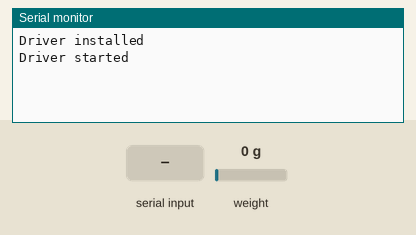
A sketch run on a simulated ESP32-S3. Parts: the last lines printed to the serial monitor. Inputs (shaded band) come from the test bench; at power-on: weight on the scale 0 g. No CAN messages arrive unless stated.

Above: at 2.2 s.
2.3 s: "1" received over the second serial link
At 2.9 s:
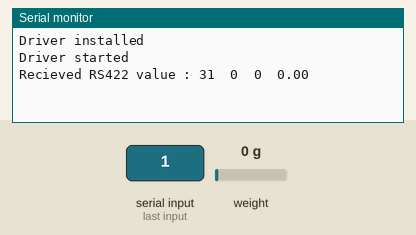
3.9 s: "0" received over the second serial link
At 4.9 s:
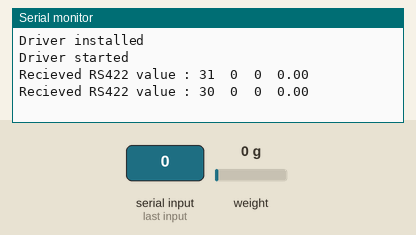

Measured:
- after the input at 2.3 s, the serial monitor: prints a new line after 0.11 s (image 1)
- after the input at 3.9 s, the serial monitor: prints a new line after 0.13 s (image 2)

The sketch:

esp32s3_ascender_2.ino
```cpp
#include <Arduino.h>
#include "driver/twai.h"
#include <driver/gpio.h>
#include "freertos/FreeRTOS.h"
#include "freertos/task.h"
#include "freertos/semphr.h"
#include "esp_err.h"

#include <HX711.h>


#define byteRead(x,n) ( * ( (unsigned char*)(&x) + n) )

// [TWAI]
// CAN tx: 47 rx: 21
twai_message_t SensorCan1, SensorCan2, SensorCan3, SensorCan4;
uint32_t twai_error_count = 0;
#define N_que 30

// float AbsEnc_position1 = 0.0;
// int AbsEnc_position1_int32 = 0;
// float RotEnc_position1 = 0.0;
// int RotEnc_position1_int32 = 0;
float loadcell_degree1 = 0.0;
int loadcell_degree1_int32 = 0;

// [Serial1] RS422 1
//define what pin rx2 tx2 is going to be
#define rx1 4
#define tx1 5
unsigned long timeout = 50; //50ms

// [Serial2] RS422 2
//define what pin rx2 tx2 is going to be
#define rx2 6
#define tx2 7

// [LoadCell]
#define calibration_factor1 -2180
#define dtout1 16  //DT 전선 연결
#define clk1 17    // SCLK 전선 연결
HX711 scale1;
float LoadCell_value1 = 0.0;

// [Encoder]
// [Rotary]
// const int RotaryEncoder1PinA = 13;
// const int RotaryEncoder1PinB = 12;

// volatile int RotaryEncoderPos1 = 0;
// int RotaryEncoderPinALast1 = LOW;
// float Rotary_Encoder_pos1 = 0.0;

// [Absolute]
// int AbsoluteEncoderPin1[10]{ 4, 5, 6, 7, 15, 18, 8, 9, 10, 11};
// int AbsoluteEncoder1[10];
// float AbsoluteEncoderPos1 = 0.0;
// float Absolute_Encoder_pos1 = 0.0;

// [RS422 abs Encoder]
struct SensorData {
  byte buffer1;
  byte buffer2;
  byte buffer3;
}data1, data2;
float RS422_Encoder_pos_1 = 0.0;
float RS422_Encoder_pos_2 = 0.0;

// // [Rotary Encoder Interupt]
// void IRAM_ATTR updateRotaryEncoder1() {  //IRAM_ATTR call interupt function
//   int RotaryEncoderPinAState1 = digitalRead(RotaryEncoder1PinA);

//   if (RotaryEncoderPinAState1 != RotaryEncoderPinALast1) {
//     if (digitalRead(RotaryEncoder1PinB) != RotaryEncoderPinAState1) {
//       RotaryEncoderPos1++;
//     } else {
//       RotaryEncoderPos1--;
//     }
//   }

//   RotaryEncoderPinALast1 = RotaryEncoderPinAState1;
// }

// [Functions]
void tx_to_esp();
float rx_from_RS422_1();
float rx_from_RS422_2();
void rx_from_loadcell();
void tx_CAN();
// void EMImu_CAN();
// void EBImu_Quaternion_CAN();
// void AbsEnc_CAN();
// void RotEnc_CAN();
void RS422Enc1_CAN();
void RS422Enc2_CAN();
void LoadCell_CAN();

// [Multitask]
TaskHandle_t Task1;

void setup() {
  xTaskCreatePinnedToCore(
    SENDCAN,         // task function
    "Task1",           // task name
    10000,             // stack size (word)
    NULL,              // task parameters
    0,                 // task priority
    &Task1,            // task handle
    0);                // exe core

  Serial.begin(115200);
  Serial1.begin(1000000, SERIAL_8N1, rx1, tx1);
  Serial2.begin(1000000, SERIAL_8N1, rx2, tx2);
  Serial1.setTimeout(timeout);
  Serial2.setTimeout(timeout);

  twai_general_config_t g_config = TWAI_GENERAL_CONFIG_DEFAULT(GPIO_NUM_47, GPIO_NUM_21, TWAI_MODE_NORMAL); //tx,rx
  twai_timing_config_t t_config = TWAI_TIMING_CONFIG_1MBITS();
  twai_filter_config_t f_config = TWAI_FILTER_CONFIG_ACCEPT_ALL();

  // Install TWAI driver
  if (twai_driver_install(&g_config, &t_config, &f_config) == ESP_OK)
  {
    printf("Driver installed\n");
  }
  else
  {
    printf("Failed to install driver\n");
    while(1){
      Serial.println("install error");
      ESP.restart();

    }
    return;
  }
  // Start TWAI driver
  if (twai_start() == ESP_OK)
  {
    printf("Driver started\n");
  }
  else
  {
    printf("Failed to start driver\n");
    while(1){
      Serial.println("install error");
      ESP.restart();

    }
    return;
  }

  // pinMode(RotaryEncoder1PinA, INPUT_PULLUP);
  // pinMode(RotaryEncoder1PinB, INPUT_PULLUP);

  // pinMode(AbsoluteEncoderPin1[0], INPUT_PULLUP);
  // pinMode(AbsoluteEncoderPin1[1], INPUT_PULLUP);
  // pinMode(AbsoluteEncoderPin1[2], INPUT_PULLUP);
  // pinMode(AbsoluteEncoderPin1[3], INPUT_PULLUP);
  // pinMode(AbsoluteEncoderPin1[4], INPUT_PULLUP);
  // pinMode(AbsoluteEncoderPin1[5], INPUT_PULLUP);
  // pinMode(AbsoluteEncoderPin1[6], INPUT_PULLUP);
  // pinMode(AbsoluteEncoderPin1[7], INPUT_PULLUP);
  // pinMode(AbsoluteEncoderPin1[8], INPUT_PULLUP);
  // pinMode(AbsoluteEncoderPin1[9], INPUT_PULLUP);

  // attachInterrupt(digitalPinToInterrupt(RotaryEncoder1PinA), updateRotaryEncoder1, CHANGE);

  scale1.begin(dtout1, clk1);
  scale1.set_scale(calibration_factor1);
  scale1.tare();


  SensorCan1.identifier = 0x2832; //RS 1
  SensorCan2.identifier = 0x2852; //RS 2
  // SensorCan3.identifier = 0x2852; //RS
  SensorCan4.identifier = 0x2862; //LOAD
  SensorCan1.extd = 1;
  SensorCan2.extd = 1;
  // SensorCan3.extd = 1;
  SensorCan4.extd = 1;
  SensorCan1.data_length_code = 8;
  SensorCan2.data_length_code = 8;
  // SensorCan3.data_length_code = 8;
  SensorCan4.data_length_code = 8;

}

void loop() {

  // AbsoluteEncoderPos1 = 0;

  // for (int i = 1; i <= 10; i++) {
  //   AbsoluteEncoder1[i] = digitalRead(AbsoluteEncoderPin1[i]);
  // }

  // for (int i = 0; i <= 9; i++) {
  //   AbsoluteEncoderPos1 = AbsoluteEncoderPos1 + AbsoluteEncoder1[i] * pow(2, i);
  //   //Serial.print(AbsoluteEncoder1[i]);
  // }


  rx_from_loadcell();

  RS422_Encoder_pos_1 = rx_from_RS422_1();
  RS422_Encoder_pos_2 = rx_from_RS422_2();


//  tx_to_esp();

  vTaskDelay(pdMS_TO_TICKS(1));

}

//======================================================
// void tx_to_esp() {
//   String msg_to_esp = "SRT";
//   msg_to_esp = msg_to_esp + ",";
//   msg_to_esp = msg_to_esp + String(RotaryEncoderPos1 * 0.06);
//   msg_to_esp = msg_to_esp + ",";
//   msg_to_esp = msg_to_esp + String(AbsoluteEncoderPos1 * 360 / 1024);
//   msg_to_esp = msg_to_esp + ",";
//   msg_to_esp = msg_to_esp + String(data.buffer1);
//   msg_to_esp = msg_to_esp + ",";
//   msg_to_esp = msg_to_esp + String(data.buffer2);
//   msg_to_esp = msg_to_esp + ",";
//   msg_to_esp = msg_to_esp + String(data.buffer3);
//   msg_to_esp = msg_to_esp + ",";
//   msg_to_esp = msg_to_esp + String(RS422_Encoder_pos);
//   msg_to_esp = msg_to_esp + ",";
//   msg_to_esp = msg_to_esp + String(LoadCell_value1);
//   msg_to_esp = msg_to_esp + ",";
//   msg_to_esp = msg_to_esp + "END";
//   // Serial2.print(msg_to_esp);
//   Serial.println(msg_to_esp);
// }

float rx_from_RS422_1() {
  Serial1.write("3");
  vTaskDelay(pdMS_TO_TICKS(1));
  if(Serial1.available()>0){
    Serial1.readBytes((uint8_t*)&data1, sizeof(SensorData));

    float AbsoluteEncoderPos = (float)((data1.buffer1>>5)+(data1.buffer2<<11)+(data1.buffer3<<3))*360/524288;

   Serial.print("Recieved RS422 value : ");
   Serial.print(data1.buffer1, HEX);
   Serial.print("  ");
   Serial.print(data1.buffer2, HEX);
   Serial.print("  ");
   Serial.print(data1.buffer3, HEX);
   Serial.print("  ");
    Serial.println(AbsoluteEncoderPos);
    return AbsoluteEncoderPos;
  }
  else {
    // Serial.println("==== RS422 not Received ===");
    return 0;
  }
}

float rx_from_RS422_2() {
  Serial2.write("3");
  vTaskDelay(pdMS_TO_TICKS(1));
  if(Serial2.available()>0){
    Serial2.readBytes((uint8_t*)&data2, sizeof(SensorData));

    float AbsoluteEncoderPos = (float)((data2.buffer1>>5)+(data2.buffer2<<11)+(data2.buffer3<<3))*360/524288;

   Serial.print("Recieved RS422 value : ");
   Serial.print(data2.buffer1, HEX);
   Serial.print("  ");
   Serial.print(data2.buffer2, HEX);
   Serial.print("  ");
   Serial.print(data2.buffer3, HEX);
   Serial.print("  ");
    Serial.println(AbsoluteEncoderPos);
    return AbsoluteEncoderPos;
  }
  else {
    // Serial.println("==== RS422 not Received ===");
    return 0;
  }
}

void rx_from_loadcell() {
  LoadCell_value1 = scale1.get_units();
  // Serial.println(LoadCell_value1);
  vTaskDelay(pdMS_TO_TICKS(1));
}

//=============MULTITASK FUNCTIONS===============
void SENDCAN(void * parameter) {
  for(;;) {
    tx_CAN();
  }
}


void tx_CAN() {
  // Serial.println("Sensor CAN data send to ROS ");
  // ID for sensor == 2000(ascender) + 800 + (sensor type)
  // abs encoder    30
  // rot encoder    40
  // RS422 encoder  50
  // LoadCell       60
  // IMU            70
  // AbsEnc_CAN();
  // vTaskDelay(pdMS_TO_TICKS(2));
  // RotEnc_CAN();
  // vTaskDelay(pdMS_TO_TICKS(2));
  RS422Enc1_CAN();
  vTaskDelay(pdMS_TO_TICKS(2));
  RS422Enc2_CAN();
  vTaskDelay(pdMS_TO_TICKS(2));
  LoadCell_CAN();
  vTaskDelay(pdMS_TO_TICKS(3));
  if (twai_error_count > N_que) {
    Serial.println("twai error full -> restarting");
    // if (twai_initiate_recovery == ESP_OK) {
    //   twai_error_count = 0;
    //   Serial.println("CAN initiate recovery");
    // }
    twai_error_count = 0;
    ESP.restart();
  }
}
// Converting DEC to HEX functions
// void EBImu_CAN() {

//   int16_t euler_degree1_int16 = int16_t(euler[0]*100);

//   int16_t euler_degree2_int16 = int16_t(euler[1]*100);

//   int16_t euler_degree3_int16 = int16_t(euler[2]*100);

//   int16_t checksum_int16 = euler_degree1_int16+ euler_degree2_int16+ euler_degree3_int16;

//   SensorCan1.data[0] = byteRead(euler_degree1_int16, 1);
//   SensorCan1.data[1] = byteRead(euler_degree1_int16, 0);
//   SensorCan1.data[2] = byteRead(euler_degree2_int16, 1);
//   SensorCan1.data[3] = byteRead(euler_degree2_int16, 0);
//   SensorCan1.data[4] = byteRead(euler_degree3_int16, 1);
//   SensorCan1.data[5] = byteRead(euler_degree3_int16, 0);
//   SensorCan1.data[6] = byteRead(checksum_int16, 1);
//   SensorCan1.data[7] = byteRead(checksum_int16, 0);

//   // Serial.print("EBImu : ");
//   // Serial.println(" ");
//   // for (int i = 0; i <= 7; i++) {
//   //   Serial.print(SensorCan1.data[i], HEX);
//   //   Serial.print(" ");
//   // }
//   // Serial.println(" ");


//   if(twai_transmit(&SensorCan1, pdMS_TO_TICKS(10)) != ESP_OK) {
//     Serial.println("transmit error");
//     twai_error_count++;
//   }

// }

// void EBImu_Quaternion_CAN() {

//   int16_t quaternion_x_int16 = int16_t(quaternion[0]*100);

//   int16_t quaternion_y_int16 = int16_t(quaternion[1]*100);

//   int16_t quaternion_z_int16 = int16_t(quaternion[2]*100);

//   int16_t quaternion_w_int16 = int16_t(quaternion[3]*100);

//   SensorCan1.data[0] = byteRead(quaternion_x_int16, 1);
//   SensorCan1.data[1] = byteRead(quaternion_x_int16, 0);
//   SensorCan1.data[2] = byteRead(quaternion_y_int16, 1);
//   SensorCan1.data[3] = byteRead(quaternion_y_int16, 0);
//   SensorCan1.data[4] = byteRead(quaternion_z_int16, 1);
//   SensorCan1.data[5] = byteRead(quaternion_z_int16, 0);
//   SensorCan1.data[6] = byteRead(quaternion_w_int16, 1);
//   SensorCan1.data[7] = byteRead(quaternion_w_int16, 0);

//   // Serial.print("EBImu : ");
//   // Serial.println(" ");
//   // for (int i = 0; i <= 7; i++) {
//   //   Serial.print(SensorCan1.data[i], HEX);
//   //   Serial.print(" ");
//   // }
//   // Serial.println(" ");

//   if(twai_transmit(&SensorCan1, pdMS_TO_TICKS(10)) != ESP_OK) {
//     Serial.println("transmit error");
//     twai_error_count++;
//   }

// }

// void AbsEnc_CAN() {

//   // Absolute_Encoder_pos1 = 12345.67;   // HEX 00 12 D6 87
//   // Absolute_Encoder_pos2 = -12345.67;  // HEX FF ED 29 79

//   AbsEnc_position1 = Absolute_Encoder_pos1 * 100;
//   AbsEnc_position1_int32 = int(AbsEnc_position1);

//   // AbsEnc_position2 = Absolute_Encoder_pos2 * 100;
//   // AbsEnc_position2_int32 = int(AbsEnc_position2);

//   SensorCan1.data[0] = byteRead(AbsEnc_position1_int32, 3);
//   SensorCan1.data[1] = byteRead(AbsEnc_position1_int32, 2);
//   SensorCan1.data[2] = byteRead(AbsEnc_position1_int32, 1);
//   SensorCan1.data[3] = byteRead(AbsEnc_position1_int32, 0);
//   // SensorCan1.data[4] = byteRead(AbsEnc_position2_int32, 3);
//   // SensorCan1.data[5] = byteRead(AbsEnc_position2_int32, 2);
//   // SensorCan1.data[6] = byteRead(AbsEnc_position2_int32, 1);
//   // SensorCan1.data[7] = byteRead(AbsEnc_position2_int32, 0);
//   SensorCan1.data[4] = 0x00;
//   SensorCan1.data[5] = 0x00;
//   SensorCan1.data[6] = 0x00;
//   SensorCan1.data[7] = 0x00;

//   // Serial.print("AbsEnc : ");
//   // Serial.println(" ");
//   // for (int i = 0; i <= 7; i++) {
//   //   Serial.print(SensorCan1.data[i], HEX);
//   //   Serial.print(" ");
//   // }
//   // Serial.println(" ");

//   twai_clear_transmit_queue();
//   if(twai_transmit(&SensorCan1, pdMS_TO_TICKS(100)) != ESP_OK) {
//     Serial.println("transmit error");
//     twai_error_count++;
//   }
//   else {
//     if(twai_error_count > 0){
//       Serial.println("transmit success");
//       twai_error_count--;
//     }
//   }

// }
// void RotEnc_CAN() {

//   // Rotary_Encoder_pos2 = 12345.67;   // HEX 00 12 D6 87
//   // Rotary_Encoder_pos1 = -12345.67;  // HEX FF ED 29 79

//   RotEnc_position1 = Rotary_Encoder_pos1 * 100;
//   RotEnc_position1_int32 = int(RotEnc_position1);

//   // RotEnc_position2 = Rotary_Encoder_pos2 * 100;
//   // RotEnc_position2_int32 = int(RotEnc_position2);

//   SensorCan2.data[0] = byteRead(RotEnc_position1_int32, 3);
//   SensorCan2.data[1] = byteRead(RotEnc_position1_int32, 2);
//   SensorCan2.data[2] = byteRead(RotEnc_position1_int32, 1);
//   SensorCan2.data[3] = byteRead(RotEnc_position1_int32, 0);
//   // SensorCan2.data[4] = byteRead(RotEnc_position2_int32, 3);
//   // SensorCan2.data[5] = byteRead(RotEnc_position2_int32, 2);
//   // SensorCan2.data[6] = byteRead(RotEnc_position2_int32, 1);
//   // SensorCan2.data[7] = byteRead(RotEnc_position2_int32, 0);
//   SensorCan2.data[4] = 0x00;
//   SensorCan2.data[5] = 0x00;
//   SensorCan2.data[6] = 0x00;
//   SensorCan2.data[7] = 0x00;

//   // Serial.print("RotEnc : ");
//   // Serial.println(" ");
//   // for (int i = 0; i <= 7; i++) {
//   //   Serial.print(SensorCan2.data[i], HEX);
//   //   Serial.print(" ");
//   // }
//   // Serial.println(" ");
//   twai_clear_transmit_queue();
//   if(twai_transmit(&SensorCan2, pdMS_TO_TICKS(100)) != ESP_OK) {
//     Serial.println("transmit error");
//     twai_error_count++;
//   }
//   else {
//     if(twai_error_count > 0){
//       Serial.println("transmit success");
//       twai_error_count--;
//     }
//   }

// }
void RS422Enc1_CAN() {

  SensorCan1.data[0] = data1.buffer1;
  SensorCan1.data[1] = data1.buffer2;
  SensorCan1.data[2] = data1.buffer3;
  SensorCan1.data[3] = 0x00;
  SensorCan1.data[4] = 0x00;
  SensorCan1.data[5] = 0x00;
  SensorCan1.data[6] = 0x00;
  SensorCan1.data[7] = 0x00;

  // Serial.print("422Enc : ");
  // Serial.println(" ");
  // for (int i = 0; i <= 7; i++) {
  //   Serial.print(SensorCan3.data[i], HEX);
  //   Serial.print(" ");
  // }
  // Serial.println(" ");
  twai_clear_transmit_queue();
  if(twai_transmit(&SensorCan1, pdMS_TO_TICKS(100)) != ESP_OK) {
    Serial.println("transmit error");
    twai_error_count++;
  }
  else {
    if(twai_error_count > 0){
      Serial.println("transmit success");
      twai_error_count--;
    }
  }

}

void RS422Enc2_CAN() {

  SensorCan2.data[0] = data2.buffer1;
  SensorCan2.data[1] = data2.buffer2;
  SensorCan2.data[2] = data2.buffer3;
  SensorCan2.data[3] = 0x00;
  SensorCan2.data[4] = 0x00;
  SensorCan2.data[5] = 0x00;
  SensorCan2.data[6] = 0x00;
  SensorCan2.data[7] = 0x00;

  // Serial.print("422Enc : ");
  // Serial.println(" ");
  // for (int i = 0; i <= 7; i++) {
  //   Serial.print(SensorCan3.data[i], HEX);
  //   Serial.print(" ");
  // }
  // Serial.println(" ");
  twai_clear_transmit_queue();
  if(twai_transmit(&SensorCan2, pdMS_TO_TICKS(100)) != ESP_OK) {
    Serial.println("transmit error");
    twai_error_count++;
  }
  else {
    if(twai_error_count > 0){
      Serial.println("transmit success");
      twai_error_count--;
    }
  }

}

void LoadCell_CAN() {
  // LoadCell_value1 = 12345.67;   // HEX 00 12 D6 87
  // LoadCell_value2 = -12345.67;  // HEX FF ED 29 79

  loadcell_degree1 = LoadCell_value1 * 100;
  loadcell_degree1_int32 = int(loadcell_degree1);

  // loadcell_degree2 = LoadCell_value2 * 100;
  // loadcell_degree2_int32 = int(loadcell_degree2);

  SensorCan4.data[0] = byteRead(loadcell_degree1_int32, 3);
  SensorCan4.data[1] = byteRead(loadcell_degree1_int32, 2);
  SensorCan4.data[2] = byteRead(loadcell_degree1_int32, 1);
  SensorCan4.data[3] = byteRead(loadcell_degree1_int32, 0);
  // SensorCan4.data[4] = byteRead(loadcell_degree2_int32, 3);
  // SensorCan4.data[5] = byteRead(loadcell_degree2_int32, 2);
  // SensorCan4.data[6] = byteRead(loadcell_degree2_int32, 1);
  // SensorCan4.data[7] = byteRead(loadcell_degree2_int32, 0);
  SensorCan4.data[4] = 0x00;
  SensorCan4.data[5] = 0x00;
  SensorCan4.data[6] = 0x00;
  SensorCan4.data[7] = 0x00;

  // Serial.print("LoadCell : ");
  // Serial.println(" ");
  // Serial.print("LoadCell : ");
  // for (int i = 0; i <= 7; i++) {
  //   Serial.print(SensorCan4.data[i], HEX);
  //   Serial.print(" ");
  // }
  // Serial.println(" ");
  twai_clear_transmit_queue();
  if(twai_transmit(&SensorCan4, pdMS_TO_TICKS(100)) != ESP_OK) {
    Serial.println("transmit error");
    twai_error_count++;
  }
  else {
    if(twai_error_count > 0){
      Serial.println("transmit success");
      twai_error_count--;
    }
  }

}
```
